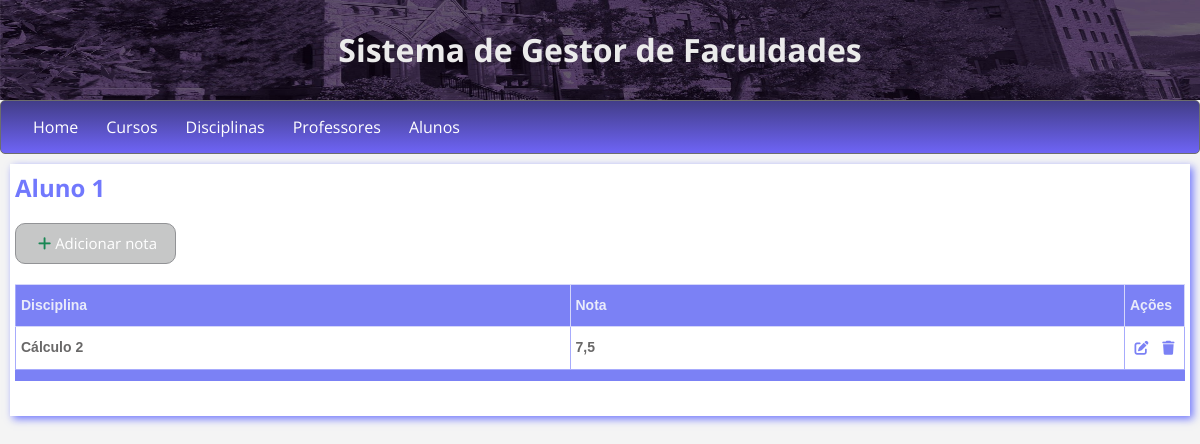
The app's page /aluno/1 with its own data.
### alunos/models.py (models this page shows)
class Aluno(models.Model):
    nome = models.CharField(max_length=100)
    matricula = models.IntegerField()
    data_nascimento = models.DateField()
    cursando_disciplina = models.ManyToManyField(Disciplina, blank=True)
    curso = models.ForeignKey(Curso, on_delete=models.SET_NULL, null=True, blank=True)
    def __str__(self):
        return self.nome

### notas/models.py (models this page shows, shortened)
class Nota(models.Model):
    aluno = models.ForeignKey(Aluno, on_delete=models.DO_NOTHING)
    disciplina = models.ForeignKey(Disciplina, on_delete=models.CASCADE)
    nota = models.FloatField()

### disciplinas/models.py (models this page shows)
class Disciplina(models.Model):
    curso = models.ForeignKey(Curso, on_delete=models.CASCADE)
    nome = models.CharField(max_length=50)
    def __str__(self):
        return self.nome

### alunos/views.py (the view)
# urls.py: path('aluno/<int:aluno_id>',views.entra_aluno, name='entrando_aluno'),
def entra_aluno(request, **kwargs):
    nota_obj = ''
    aluno = get_object_or_404(Aluno, id=kwargs['aluno_id'])
    notas_do_aluno = Nota.objects.filter(aluno=aluno)
    NotaForm.base_fields['disciplina'] = forms.ModelChoiceField( ###
	queryset=Disciplina.objects.filter(curso=aluno.curso), #
	empty_label="------------",
        label='Disciplina:',
        required=True,
        widget=forms.Select)
    NotaForm.base_fields['aluno'] = forms.ModelChoiceField( ###
	queryset=Aluno.objects.filter(nome=aluno.nome), #
	empty_label="------------",
        label='Aluno:',
        required=True,
        widget=forms.Select)
    form = NotaForm()
    form.fields['aluno'].initial = aluno
    form.fields['aluno'].disabled = True
    form_com_erros = False
    if kwargs.get('form'):
        form_com_erros = True
        form = kwargs['form']
        form.fields['aluno'].initial = aluno
        form.fields['aluno'].disabled = True
    form_populado = False
    if kwargs.get('populated_form'):
        form_populado = True
        form = kwargs['populated_form']
        nota_obj = get_object_or_404(Nota, pk=kwargs['nota_id'])
    contexto = {
        'obj_aluno' : aluno,
        'lista_de_notas' : notas_do_aluno,
        'chave_form' : form,
        'erro_form_nota' : form_com_erros,
        'form_nota_populado' : form_populado,
        'nota_obj' : nota_obj
    }
    return render(request, 'aluno.html', contexto)

### templates/aluno.html
{% extends 'base.html' %}
{% load static %}
{% load custom_tags %}
{% block content %}
<h2 class="titulo-1">{{obj_aluno.nome}}</h2>
<button class="button1" type="button" name="myButton" data-bs-toggle="modal" data-bs-target="#modalNotas"><i class="fas fa-plus m-1 text-success"></i>Adicionar nota</button>
<table class="tg">
    <colgroup>
    <col>
    </colgroup>
    <thead>
      <tr>
        <th style="border-left: 1px solid #a7abfc;" class="tg-y6cf">Disciplina</th>
        <th class="tg-y6cf">Nota</th>
        <th style="width: 60px" class="tg-y6cf">Ações</th>
      </tr>
    </thead>
    <tbody>
        {% if not lista_de_notas %}
        <tr>
          <td class="tg-0lax"></td>
          <td class="tg-0lax"></td>
          <td class="tg-0lax"></td>
        </tr>
        {% else %}
          {% for nota_obj in lista_de_notas %}
          <tr>
            <td class="tg-0lax texto-tabela">{{nota_obj.disciplina}}</td>
            <td class="tg-0lax texto-tabela">{{nota_obj.nota}}</td>
            <td class="tg-0lax lixeira">
              <a href="{% url 'chama_update_nota' nota_obj.id %}"><i class="fas fa-edit edit"></i></a>
              <a href="{% url 'deletando_nota' nota_obj.id %}" onclick="return confirm('Deseja realmente excluir esta nota?')"><i class="fa fa-trash lixeira"></i></a>
            </td>
          </tr>
          {% endfor %}
        {% endif %}
    </tbody>
    <tfoot class="tb-foot">
        <tr>
            <th class="tg-y6cf"></td>
            <th class="tg-y6cf"></td>
            <th class="tg-y6cf"></td>
        </tr>
    </tfoot>
</table>
{% endblock %}

### static_dir/site.css (style rules this page uses)
body { margin: 0px; min-width: 368px; background-color: rgba(221, 221, 221, 0.308); }
* { box-sizing: border-box; font-family: 'Open Sans',sans-serif ; }
h2 { display: block; font-size: 1.5em; margin-block-start: 0.83em; margin-block-end: 0.83em; margin-inline-start: 0px; margin-inline-end: 0px; font-weight: bold; }

### static_dir/css/buttons.css (style rules this page uses)
.button1 { color: #ffffff; background-color: #c6c7c7; font-size: 15px; border: 1px solid #929396; border-radius: 10px; padding: 8px 18px; cursor: pointer; margin-bottom: 20px; }

### static_dir/css/corpo.css (style rules this page uses)
.titulo-1 { color: #7178fd; margin-top: 5px; }

### static_dir/css/tabelas.css (style rules this page uses)
.tg { border-collapse:collapse; border-spacing:0; table-layout: fixed; width: 100%; margin-bottom: 30px; }
.tg td { border-color:#a7abfc; border-style:solid; border-width:1px; font-family:Arial, sans-serif; font-size:14px; color: rgb(68, 68, 68); overflow:hidden; padding:10px 5px; word-break:normal; }
.tg th { border-color:#d4d6fa; border-style:solid; border-width:1px; font-family:Arial, sans-serif; font-size:14px; color: #e9ebfa; font-weight:bold; overflow:hidden; padding:10px 5px; word-break:normal; }
.tb-foot th { border-color:#7b81f5; border-style:solid; border-width:1px; font-family:Arial, sans-serif; font-size:14px; color: #ced0fd; font-weight:normal; overflow:hidden; padding:5px 2px; word-break:normal; }
.tg .tg-y6cf { background-color:#7b81f5; text-align:left; vertical-align:top }
.tg .tg-0lax { text-align:left; vertical-align:top }
.texto-tabela { color: #696868 !important; font-weight: bold; }
.lixeira { color: #7b81f5; text-align: center !important; margin-left: 10px; }
.edit { color: #7b81f5; text-align: center !important; }

### records on screen
Aluno: nome "Aluno 1"
Nota: disciplina "Cálculo 2", nota "7,5"
